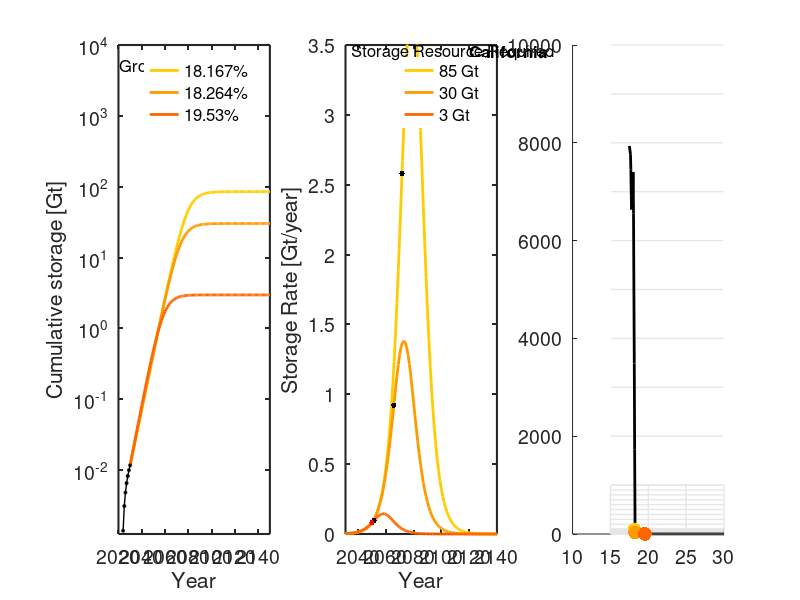

The MATLAB source for this figure: (Note: this script raises an error after producing the figure.)
% US national 

clear all
close all
set(0,'DefaultAxesFontSize',14, 'defaultlinelinewidth', 2,...
    'DefaultAxesTitleFontWeight', 'normal')

% Define colormaps, note that colorbrewer was used for manuscript figures,
% and requires additional packages
bluecc = summer(6); 
autumncc = flipud(autumn(6)); 
springcc = flipud(spring(6)); 
greycc = flipud(gray(6)); 

%% Load Data - historical data 
load('Calidata.txt')
years = Calidata(:,1); % years
qinj =  Calidata(:,2); % MT - storage rate 
Q =  Calidata(:,3)./1000; % Gt - cumulative storage 

%% Input
% Growth rate fit to current data
w = 0.038;
% possible storage capacity required in 2100
Qinf = [30];
% Fit peak years
peak_year = [2077]; 
% Input for models with change in rate in 2030
year_rate_change = (2030);
% rate change
rtarget = [0.18167, 0.18264, 0.1953];
% resulting storage to meet 2100 target
Qtarget =[85.2084, 30.2950, 2.9862];
% resulting peak injection
peak_target = [2078.9 2073, 2058.3];
% vector defining years c5alculate model output2
x = [years(1):2150];
% calculate the constant for exponential growth
% a = Q(2030)./exp(year_Rate_change.*w);
%% Plot cumulative storage
figure('position', [105  337  1700  441])
subplot(1,3,1)
hold on

% Plot increased rate data
for i=1:length(Qtarget)
    % trajectory from 8.6 and a rate change to 10.6
    cum_at_rate_change = exp(year_rate_change.*w).*exp(-81.779792);
    x2 = [year_rate_change:2150];
    
    C = (Qtarget(i)-cum_at_rate_change);
    pt = (C./(1+exp(rtarget(i)*(peak_target(i)-x2))));
    plot(x2,pt, 'color', autumncc(i+1,:))
end

% Plot actual data - historical growth data 
plot(years(1:end), Q(1:end),'-ok','MarkerFaceColor', 'k','MarkerSize',2, 'linewidth', 1,'HandleVisibility','off')
set(gca, 'YScale', 'log')


% Large plot axis
text(2021, 5060, 'Growth Rates', 'fontsize', 12)
axis([2020 2150 10^-2.9 10^4])
legend({[num2str(rtarget(1)*100), '%'], ...
    [num2str(rtarget(2)*100), '%'],[num2str(rtarget(3)*100), '%']}, ...
    'Box', 'off',  'fontsize', 12, 'Position', ...
    [0.126 0.63 0.07 0.2630])
xlabel('Year')
ylabel('Cumulative storage [Gt]')
box on
set(gca, 'YScale', 'log')
set(gca, 'Color', 'white');
set(gca,'linewidth',1.5)

%% Storage rate subplot
subplot(1,3,2)
hold on



      
% Calculate rate change storage curves
for i=1:length(Qtarget)
    cum_2030 = exp(year_rate_change.*w).*exp(-81.779792);
    x2 = [year_rate_change:2150];
    
    C = (Qtarget(i)-cum_2030);
    
    yrate2 = (C.*rtarget(i).*exp(rtarget(i).*(peak_target(i)-x2)))./...
        ((1+exp(rtarget(i).*(peak_target(i)-x2))).^2);
    
    plot(x2,yrate2, 'color', autumncc(i+1,:))
end

% Calculate inflection years
inflection_time_red = peak_target-log(2+sqrt(3))./rtarget;
C = (Qtarget-cum_2030);
y_inflect_red = (C.*rtarget.*exp(rtarget.*(peak_target-inflection_time_red)))./...
        ((1+exp(rtarget.*(peak_target-inflection_time_red))).^2);
% Label and plot inflection years  
plot(inflection_time_red, y_inflect_red, '.k', 'markersize', 12)

plot(2050, 0.08, '.r', 'markersize', 12,'HandleVisibility','off')
% Format and annotate plot
box on
xlabel('Year')
ylabel('Storage Rate [Gt/year]')
set(gca,'linewidth',1.5)
set(gca, 'Color', 'white')
axis([2031 2140 0 3.5])
set(gcf, 'Color', [1,1,1]);


text(2035, 3.45, sprintf('Storage Resource Required'), 'fontsize', 12)
legend({[num2str(round(Qtarget(1))),  ' Gt'], ...
    [num2str(round(Qtarget(2))),  ' Gt'],  [num2str(round(Qtarget(3))),  ' Gt']}, ...
    'Box', 'off',  'fontsize', 12,... 
    'Position',[0.41 0.63 0.07 0.2630])
text(2120,3.45, 'California', 'fontsize', 12, 'FontWeight', 'bold')
%% Now plot target tradeoff curves
subplot(1,3,3)
hold on
axis_def = [15 30 0.5 1000];
line_grey = ones(1,3).*0.9;
for i=1:1:10
plot([axis_def(1)+0.1, axis_def(2)-0.1], [i i], 'linewidth', 1, 'color', line_grey,'HandleVisibility','off')
end
for i=10:10:101
plot([axis_def(1)+0.1, axis_def(2)-0.1], [i i], 'linewidth', 1, 'color', line_grey,'HandleVisibility','off')
end
for i=100:100:1000
plot([axis_def(1)+0.1, axis_def(2)-0.1], [i i], 'linewidth', 1, 'color', line_grey,'HandleVisibility','off')
end
for i=1000:1000:10000
plot([axis_def(1)+0.1, axis_def(2)-0.1], [i i], 'linewidth', 1, 'color', line_grey,'HandleVisibility','off')
end
for i=axis_def(1):5:axis_def(2)
plot([i, i], [axis_def(3) axis_def(4)], 'linewidth', 1, 'color', line_grey,'HandleVisibility','off')
end

% load cumulative storage contours 
load('target80.txt')
Rr = target80(:,1);  % grpwth rate
M = target80(:,2); % Qmin
plot(Rr.*100, M, 'k', 'color', greycc(end,:))


    
for i=1:length(Qtarget)
    cum_2030 = exp(year_rate_change.*w).*exp(-81.779792);
    C = (Qtarget(i)-cum_2030);
    plot(rtarget(i).*100,C, '.','markersize', 30, 'color', autumncc(i+1,:),'HandleVisibility','off')
end

yline(30);
yline(90);
yline(3);
yline(30);

% format plot
set(gca, 'YScale', 'log')
axis(axis_def)
box on
xlabel('Growth Rate [%]')
ylabel('Storage resource required [Gt]')
set(gca, 'Color', 'none');
set(gca,'linewidth',1.5)

text(15.3, 0.9, sprintf('Storage rate by 2050'), 'fontsize', 14)

legend({['0.08 Mt/yr']}, ...
    'Box', 'off',  'fontsize', 13,'location', 'southwest')